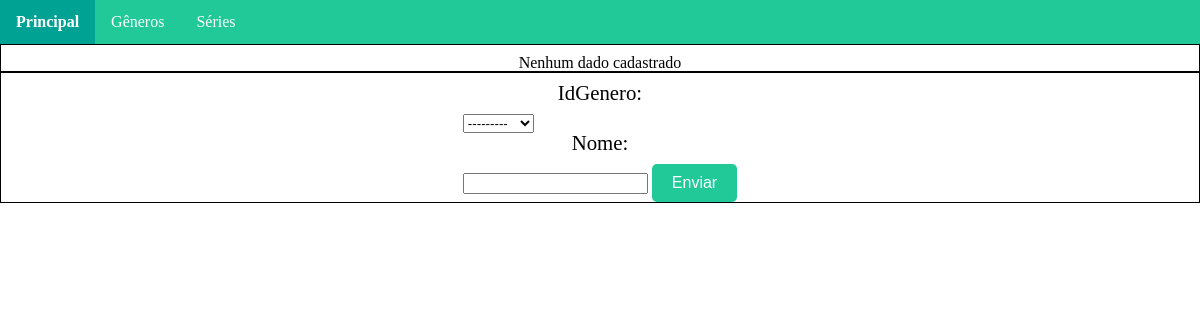
The page /serie/ on the database as committed earlier.
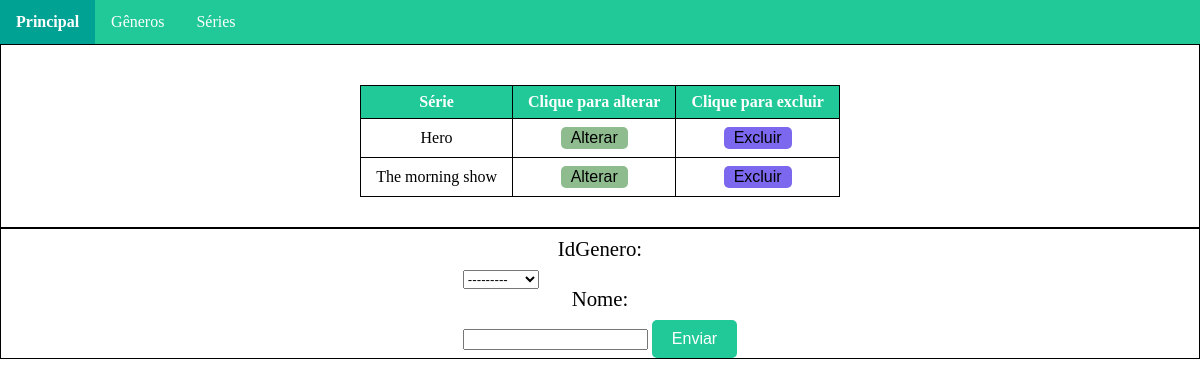
The same page on the database as committed later.
### serie/models.py (models this page shows, shortened)
class Serie(models.Model):
    idGenero = models.ForeignKey("genero.Genero",on_delete=models.PROTECT)
    nome = models.CharField(max_length=100)

### serie/views.py (the view, shortened to what this page needs)
# urls.py: path('',views.cadastro,name='cadastro'),
def cadastro(request):
    print("insert")
    print(request.method);
    form = forms.SerieForm()
    serie_list = models.Serie.objects.order_by('nome')
    data_dict = {"serie_records": serie_list, 'form': form}
    return render(request, 'serie/serie.html', data_dict)

### serie/forms.py
class SerieForm(forms.ModelForm):
    class Meta:
        model = Serie
        fields = '__all__'

### genero/models.py (called while the page is built)
    def __str__(self):
        return self.descricao

### templates/serie/serie.html (shortened to what this page needs)
<!DOCTYPE html>
{% load static %}
<html>
<head>
    <link href="{% static 'css/reset.css' %}" rel="stylesheet" type="text/css">
    <link href="{% static 'css/menu.css' %}" rel="stylesheet" type="text/css">
    <link href="{% static 'css/genero.css' %}" rel="stylesheet" type="text/css">
</head>
<body>
{% include "../menu.html" %}
<main>
    <div class="conteiner-center">
        <span>
            {% if serie_records %}
        <table>
            <thead>
            <tr>
                <th>Série</th>
                <th>Clique para alterar</th>
                <th>Clique para excluir</th>
            </tr>
            </thead>
            <tbody>
            {% for serie in serie_records %}
            <tr>
                <td>{{serie.nome}}</td>
                <td><button class="list-button editar-button" onclick="updateItem({{serie.id}})">Alterar</button></td>
                <td><button class="list-button apagar-button" onclick="deleteItem({{serie.id}})">Excluir</button></td>
            </tr>
           {% endfor %}
            </tbody>
        </table>
            {% else %}
               <p>Nenhum dado cadastrado</p>
            {% endif %}
        </span>
    </div>
    <div class="conteiner-center">
        <form onsubmit="/serie" id="form-serie" method="post">
            {{form}}
            <input type="submit" id="submit-button" value="Enviar" class="enviar-button">
        </form>
    </div>
</main>
</body>
</html>

Rows that differ between the two databases and show on the page:
added Serie: nome "Hero"
added Serie: nome "The morning show"
Other text that changed with them:
text no longer shown: "Nenhum dado cadastrado"
text now shown: "Série Clique para alterar Clique para excluir"
